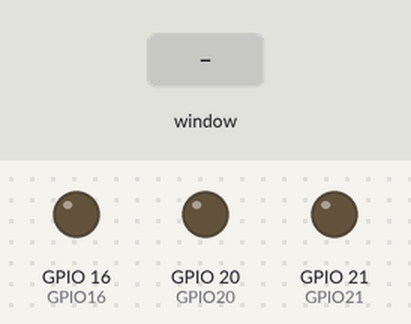
Simulated run of this program. Board: Raspberry Pi (BCM pin numbers). Shown: output pins drawn as LEDs (lit = HIGH). The test bench sets the inputs (shaded band). The desktop window is not drawn, its controls go by their first labels and the mouse button is held 0.15 s. At 5.8 s the program stops and its outputs stay as they are.

Above: at 1.2 s.
1.3 s: control labelled "Red" in the window clicked
At 2.1 s:
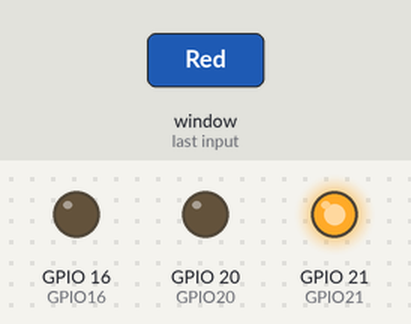
2.8 s: control labelled "Blue" in the window clicked
At 3.2 s:
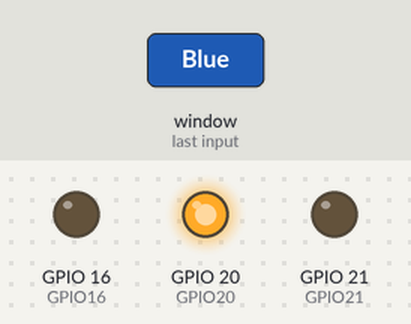
4.3 s: control labelled "Yellow" in the window clicked
At 5.5 s:
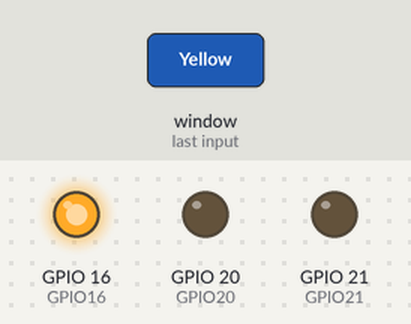
5.8 s: control labelled "Exit" in the window clicked
At 6.7 s:
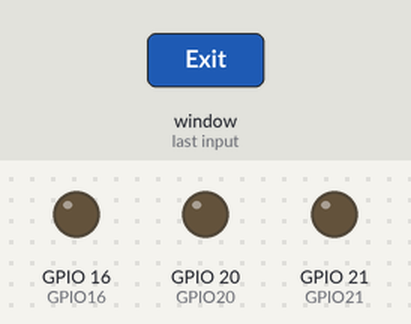
Timing chart, 0 to 7.3 s (numbered marks = the images above; inputs shaded):
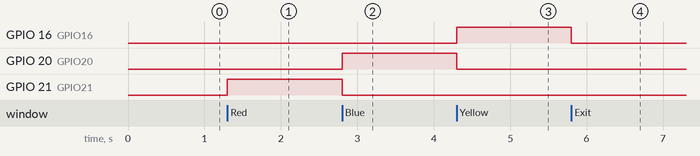

Measured:
- after the input at 1.3 s, GPIO 21 (GPIO21): LOW → HIGH at once
- after the input at 2.8 s, GPIO 20 (GPIO20): LOW → HIGH at once; GPIO 21 (GPIO21): HIGH → LOW at once
- after the input at 4.3 s, GPIO 16 (GPIO16): LOW → HIGH at once; GPIO 20 (GPIO20): HIGH → LOW at once
- after the input at 5.8 s, GPIO 16 (GPIO16): HIGH → LOW at once

The program:

tk__1_.py
```python
from tkinter import *
import RPi.GPIO as GPIO
from time import sleep

GPIO21 = 21
GPIO20 = 20
GPIO16 = 16

GPIO.setmode(GPIO.BCM)
GPIO.setup(GPIO21, GPIO.OUT)
GPIO.setup(GPIO20, GPIO.OUT)
GPIO.setup(GPIO16, GPIO.OUT)

master = Tk()
master.title("GPIO Control")
master.geometry("300x100")

def sel():
   selection = "You selected the option " + str(var.get())
   label.config(text = selection)

def GPIO21select():
    GPIO.output(GPIO21, True)
    GPIO.output(GPIO20, False)
    GPIO.output(GPIO16, False)

def GPIO20select():
    GPIO.output(GPIO21, False)
    GPIO.output(GPIO20, True)
    GPIO.output(GPIO16, False)

def GPIO16select():
    GPIO.output(GPIO21, False)
    GPIO.output(GPIO20, False)
    GPIO.output(GPIO16, True)

def exit():
    GPIO.output(GPIO21, False)
    GPIO.output(GPIO20, False)
    GPIO.output(GPIO16, False)
    master.destroy()


GPIO.output(GPIO21, False)
GPIO.output(GPIO20, False)
GPIO.output(GPIO16, False)

var = IntVar()
R1 = Radiobutton(master, text="Red", variable=var, value=1,
                  command=GPIO21select)
R1.pack( anchor = W )

R2 = Radiobutton(master, text="Blue", variable=var, value=2,
                  command=GPIO20select)
R2.pack( anchor = W )

R3 = Radiobutton(master, text="Yellow", variable=var, value=3,
                  command=GPIO16select)
R3.pack( anchor = W)

b = Button(master, text="Exit", command=exit)
b.pack()

label = Label(master)
label.pack()
master.mainloop()
```
